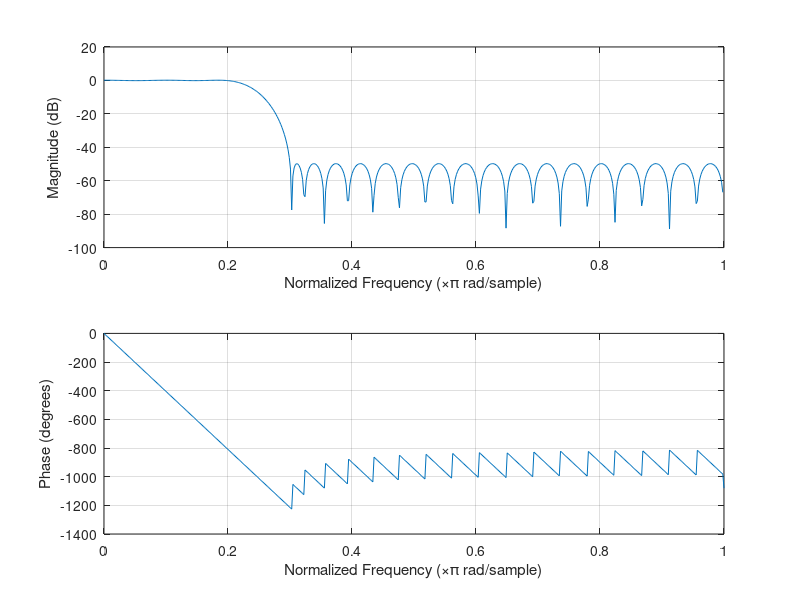
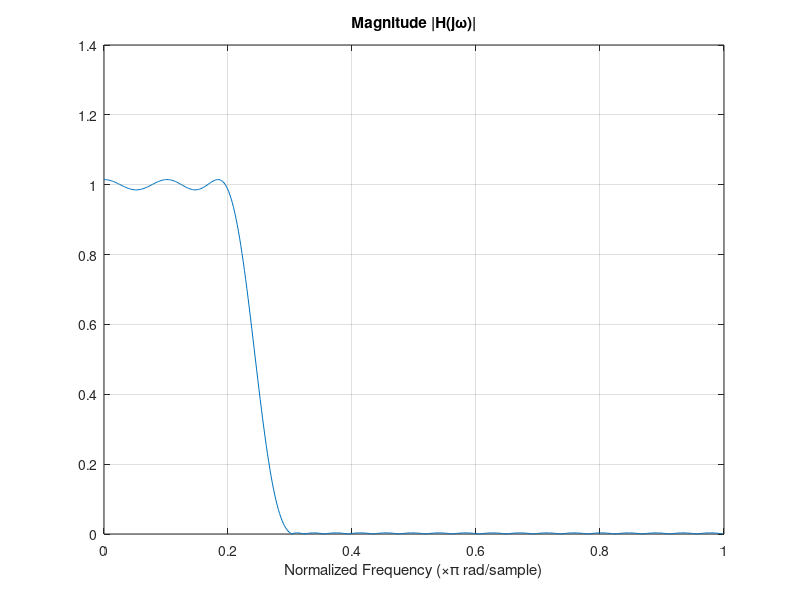

Source code (MATLAB) for these figures, in order: (Note: this script raises an error after producing the figures.)
% frequencia de amostragem
Fs = 10000;

% frequencia do fim da faixa de passagem divivida por pi
Wp = 2*1000/Fs;                          

% frequencia do inicio da faixa de rejeicao dividida por pi
Wr = 2*1500/Fs;  

rp_db = 0.25;
rs_db = 50;
dev = [(10^(rp_db/20)-1)/(10^(rp_db/20)+1) 10^(-rs_db/20)]; 

A = 50; % atenuacao na faixa de rejeicao

%-----definindo o filtro-----%
Wn = (Wr+Wp)/2; % freq de corte

[n,fo,ao,w] = firpmord([Wp Wr],[1 0],dev);
b = firpm(n,fo,ao,w);               % b: coef. do numerador de H(z)
a = 1;

% resposta em frequencia
[h,w] = freqz(b,a);                 
freqz(b,a)                          

% grafico da resposta em escala linear
figure('units', 'centimeters', 'position', [3, 3, 20, 5])
plot(w/pi,abs(h))
grid on
xlabel('Normalized Frequency (\times\pi rad/sample)')
title('Magnitude |H(j\omega)|')

% digrama de polos e zeros
figure();
sys = tf(b,a);
pzplot(sys);
grid on;

figure();
zplane(b,a);